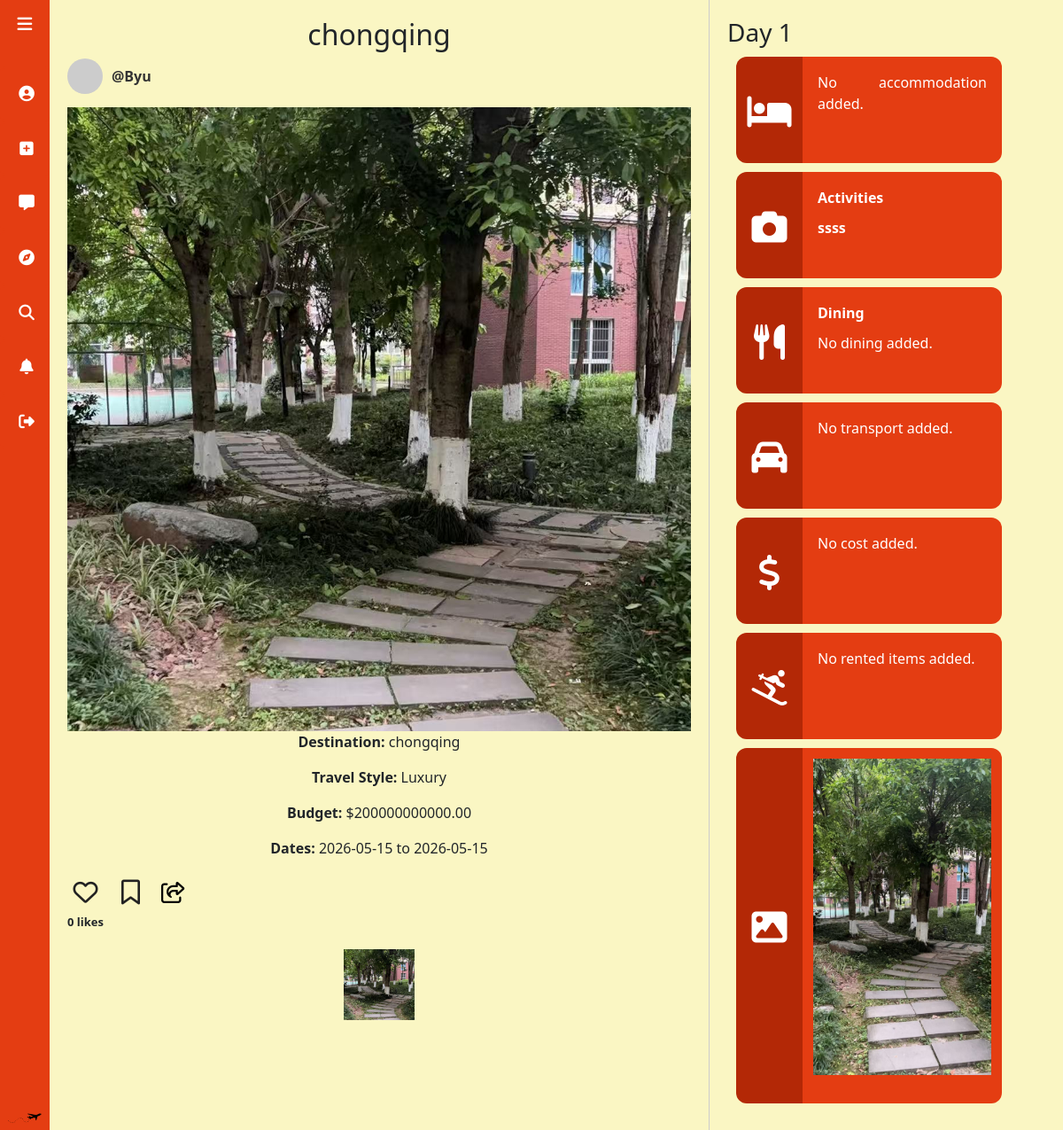
/itinerary/12, run on the app's committed database.
### app.py (models this page shows, shortened)
class Itinerary(db.Model):
    id = db.Column(db.Integer, primary_key=True)
    title = db.Column(db.String(120), nullable=False)
    user_id = db.Column(db.Integer, db.ForeignKey('user.id'), nullable=False)
    user = db.relationship('User')
    destination = db.Column(db.String(120), nullable=False)
    travel_style = db.Column(db.String(50), nullable=True)
    budget = db.Column(db.Float, nullable=True)
    start_date = db.Column(db.Date, nullable=False)
    end_date = db.Column(db.Date, nullable=False)
    created_at = db.Column(db.DateTime, server_default=db.func.now())
    days = db.relationship(
        'ItineraryDay',
        backref='itinerary',
        cascade='all, delete-orphan',
        lazy=True
    )

class User(db.Model):
    id = db.Column(db.Integer, primary_key=True)
    email = db.Column(db.String(120), unique=True, nullable=False)
    phone = db.Column(db.String(20), nullable=False)
    password_hash = db.Column(db.String(255), nullable=False)
    username = db.Column(db.String(50), unique=True, nullable=True)
    bio = db.Column(db.Text, nullable=True)
    avatar_url = db.Column(db.String(255), nullable=True)
    interest_1 = db.Column(db.String(25), nullable=True)
    interest_2 = db.Column(db.String(25), nullable=True)
    interest_3 = db.Column(db.String(25), nullable=True)
    interest_4 = db.Column(db.String(25), nullable=True)
    interest_5 = db.Column(db.String(25), nullable=True)

class ItineraryPhoto(db.Model):
    id = db.Column(db.Integer, primary_key=True)
    itinerary_day_id = db.Column(db.Integer, db.ForeignKey('itinerary_day.id'), nullable=False)
    filename = db.Column(db.String(255), nullable=False)

class ItineraryDay(db.Model):
    id = db.Column(db.Integer, primary_key=True)
    itinerary_id = db.Column(db.Integer, db.ForeignKey('itinerary.id'), nullable=False)
    day_number = db.Column(db.Integer, nullable=False)
    total_cost = db.Column(db.Float, nullable=True)
    rented_items = db.Column(db.String(255), nullable=True)
    transport_taken = db.Column(db.Text, nullable=True)
    accommodation = db.Column(db.String(255), nullable=True)
    caption = db.Column(db.Text, nullable=True)
    activity_details = db.Column(db.Text, nullable=True)
    dining_details = db.Column(db.Text, nullable=True)
    photos = db.relationship(
        'ItineraryPhoto',
        backref='day',
        cascade='all, delete-orphan',
        lazy=True
    )

### app.py (the view, shortened to what this page needs)
@app.route('/itinerary/<int:itinerary_id>')
def itinerary_display(itinerary_id):
    user_id = session.get("user_id")
    itinerary = Itinerary.query.get_or_404(itinerary_id)
    like_count = Like.query.filter_by(itinerary_id=itinerary_id).count()
    user_liked = False
    user_saved = False
    is_owner = False
    return render_template(
        'itinerary-display.html',
        itinerary=itinerary,
        like_count=like_count,
        user_liked=user_liked,
        user_saved=user_saved,
        is_owner=is_owner,
    )

### app.py (called while the page is built)
@app.template_filter('from_json')
def from_json_filter(value):
    if not value:
        return []
    try:
        return json.loads(value)
    except Exception:
        return []

### templates/itinerary-display.html (shortened to what this page needs)
<!DOCTYPE html>
<html>
<head>
    <link rel="stylesheet" href="https://cdnjs.cloudflare.com/ajax/libs/font-awesome/6.5.0/css/all.min.css">
    <link rel="stylesheet" href="../static/styles.css">
    <link rel="stylesheet" href="https://cdnjs.cloudflare.com/ajax/libs/bootstrap/5.3.2/css/bootstrap.min.css">
</head>
<body>
    {% include 'navbar.html' %}
    <div class="page-wrapper">
        <div class="middle-column">
            <h2>{{ itinerary.title }}</h2>
            <div class="creator-section">
                <div class="creator-pic"></div>
                <p>@{{ itinerary.user.username }}</p>
            </div>
            <div class="main-image">
                {% if itinerary.days and itinerary.days[0].photos %}
                    <img
                        src="{{ url_for('static', filename='uploads/' + itinerary.days[0].photos[0].filename) }}"
                        alt="Main itinerary image"
                        style="width: 100%; height: 100%; object-fit: cover;"
                    >
                {% endif %}
            </div>
            <div class="trip-summary">
                <p><strong>Destination:</strong> {{ itinerary.destination }}</p>
                <p><strong>Travel Style:</strong> {{ itinerary.travel_style or 'Not specified' }}</p>
                <p><strong>Budget:</strong>
                    {% if itinerary.budget is not none %}
                        ${{ "%.2f"|format(itinerary.budget) }}
                    {% else %}
                        Not specified
                    {% endif %}
                </p>
                <p><strong>Dates:</strong> {{ itinerary.start_date }} to {{ itinerary.end_date }}</p>
            </div>
            <div class="action-buttons">
                <div class="like-group">
                    <button
                        id="likeButton"
                        class="like-button {% if user_liked %}liked{% endif %}"
                        type="button"
                        data-itinerary-id="{{ itinerary.id }}"
                    >
                        <i id="likeIcon" class="{% if user_liked %}fa-solid{% else %}fa-regular{% endif %} fa-heart"></i>
                    </button>
                    <span id="likeCount">
                        {{ like_count }} {% if like_count == 1 %}like{% else %}likes{% endif %}
                    </span>
                </div>
                <button
                    id="saveButton"
                    class="save-button {% if user_saved %}saved{% endif %}"
                    type="button"
                    data-itinerary-id="{{ itinerary.id }}"
                >
                    <i id="saveIcon" class="{% if user_saved %}fa-solid{% else %}fa-regular{% endif %} fa-bookmark"></i>
                </button>
                <button
                    id="shareButton"
                    class="share-button"
                    type="button"
                    data-itinerary-id="{{ itinerary_id }}"
                    data-itinerary-title="Itinerary Title"
                >
                    <i id="shareIcon" class="fa-regular fa-share-from-square"></i>
                </button>
            </div>
            <div class="day-thumbnails">
                {% for day in itinerary.days %}
                    <div class="day-card">
                        {% if day.photos %}
                            <img
                                src="{{ url_for('static', filename='uploads/' + day.photos[0].filename) }}"
                                alt="Day {{ day.day_number }} photo"
                                style="width: 100%; height: 100%; object-fit: cover;"
                            >
                        {% endif %}
                    </div>
                {% endfor %}
            </div>
    </div>
   <div class="right-column">
        {% for day in itinerary.days %}
            <h3>Day {{ day.day_number }}</h3>
            <div class="itinerary-detail-box">
                <div class="detail-icon-panel">
                    <i class="fa-solid fa-bed"></i>
                </div>
                <div class="detail-content">
                    <p>{{ day.accommodation or 'No accommodation added.' }}</p>
                </div>
            </div>
            <div class="itinerary-detail-box">
                <div class="detail-icon-panel">
                    <i class="fa-solid fa-camera"></i>
                </div>
                <div class="detail-content">
                    <p><strong>Activities</strong></p>
                    {% set activities = day.activity_details | from_json %}
                    {% if activities %}
                        {% for activity in activities %}
                            <p><strong>{{ activity.title }}</strong></p>
                            <p>{{ activity.text }}</p>
                        {% endfor %}
                    {% else %}
                        <p>No activities added.</p>
                    {% endif %}
                </div>
            </div>
            <div class="itinerary-detail-box">
                <div class="detail-icon-panel">
                    <i class="fa-solid fa-utensils"></i>
                </div>
                <div class="detail-content">
                    <p><strong>Dining</strong></p>
                    {% set dining = day.dining_details | from_json %}
                    {% if dining %}
                        {% for meal in dining %}
                            <p><strong>{{ meal.title }}</strong></p>
                            <p>{{ meal.text }}</p>
                        {% endfor %}
                    {% else %}
                        <p>No dining added.</p>
                    {% endif %}
                </div>
            </div>
            <div class="itinerary-detail-box">
                <div class="detail-icon-panel">
                    <i class="fa-solid fa-car"></i>
                </div>
                <div class="detail-content">
                    <p>{{ day.transport_taken or 'No transport added.' }}</p>
                </div>
            </div>
            <div class="itinerary-detail-box">
                <div class="detail-icon-panel">
                    <i class="fa-solid fa-dollar-sign"></i>
                </div>
                <div class="detail-content">
                    <p>
                        {% if day.total_cost is not none %}
                            ${{ "%.2f"|format(day.total_cost) }}
                        {% else %}
                            No cost added.
                        {% endif %}
                    </p>
                </div>
            </div>
            <div class="itinerary-detail-box">
                <div class="detail-icon-panel">
                    <i class="fa-solid fa-person-skiing"></i>
                </div>
                <div class="detail-content">
                    <p>{{ day.rented_items or 'No rented items added.' }}</p>
                </div>
            </div>
            <div class="itinerary-detail-box">
                <div class="detail-icon-panel">
                    <i class="fa-solid fa-image"></i>
                </div>
                <div class="detail-content">
                    {% if day.photos %}
                        {% for photo in day.photos %}
                            <img
                                src="{{ url_for('static', filename='uploads/' + photo.filename) }}"
                                alt="Day {{ day.day_number }} photo"
                                style="width: 100%; max-width: 250px; margin-bottom: 10px; display: block;"
                            >
                        {% endfor %}
                    {% else %}
                        <p>No photos uploaded.</p>
                    {% endif %}
                    <p>{{ day.caption or '' }}</p>
                </div>
            </div>
        {% endfor %}
    </div>
</div>
</body>
</html>

### static/styles.css (style rules this page uses)
body { font-family: Helvetica, Arial, sans-serif; background-color: #faf6c3 !important; color: black; text-align: center; margin: 0; padding: 0; }
h2 { font-size: x-large; color: #a6643c; }
.action-buttons { display: flex; align-items: flex-start; gap: 20px; justify-content: flex-start; margin: 15px 0; text-align: left; }
.share-button { background: none; border: none; cursor: pointer; font-size: 24px; color: black; padding: 4px; transition: transform 0.1s ease, font-size 0.1s ease; }
.like-group { display: flex; flex-direction: column; align-items: center; }
.like-button, .save-button { background: none; border: none; cursor: pointer; font-size: 28px; color: #222; padding: 0; transition: 0.2s; }
#likeCount { font-size: 13px; margin-top: 4px; font-weight: bold; }
.day-thumbnails { display: flex; justify-content: center; gap: 30px; margin-top: 20px; }
.day-card { width: 80px; aspect-ratio: 1 / 1; background-color: black; position: relative; }
.main-image { width: 100%; aspect-ratio: 1 / 1; background-color: black; position: center; }
.creator-section { display: flex; align-items: center; gap: 10px; margin-bottom: 15px; }
.creator-pic { width: 40px; height: 40px; border-radius: 50%; background: #ccc; }
.creator-section p { margin: 0; font-weight: bold; color: #333; }
.page-wrapper { margin-left: 56px; display: flex; height: 100vh; overflow: hidden; }
.middle-column { flex: 1; overflow-y: auto; padding: 20px; text-align: center; background-color: #faf6c3; }
.right-column { width: 400px; overflow-y: auto; padding: 20px 0 20px 20px; border-left: 1px solid #ccc; align-items: center; background-color: #faf6c3; }
.itinerary-detail-box { display: flex; flex-direction: row; align-items: stretch; position: relative; margin: 10px; width: 300px; min-height: 120px; border-radius: 12px; overflow: hidden; cursor: pointer; transition: filter 0.2s ease; }
.itinerary-detail-box p { margin: 0; text-align: justify; padding: 5px; }
.itinerary-detail-box i { font-size: 50px; flex-shrink: 0; margin-top: 4px; padding: 7px; }
.detail-icon-panel { background-color: #b32806; width: 25%; display: flex; align-items: center; justify-content: center; flex-shrink: 0; }
.detail-icon-panel i { font-size: 40px; color: white; }
.detail-content { background-color: #e43d12; flex: 1; padding: 12px; color: white; position: relative; }

### data on the page
Itinerary: title "chongqing", destination "chongqing", travel_style "Luxury", budget "200000000000.00", start_date "2026-05-15", end_date "2026-05-15"
User: user.username "Byu"
ItineraryPhoto: filename (picture)
ItineraryDay: filename (picture), day_number "1", accommodation "No accommodation added.", title "ssss", transport_taken "No transport added.", shows "No cost added.", rented_items "No rented items added."

### other printed values
{{ like_count }} "0"
